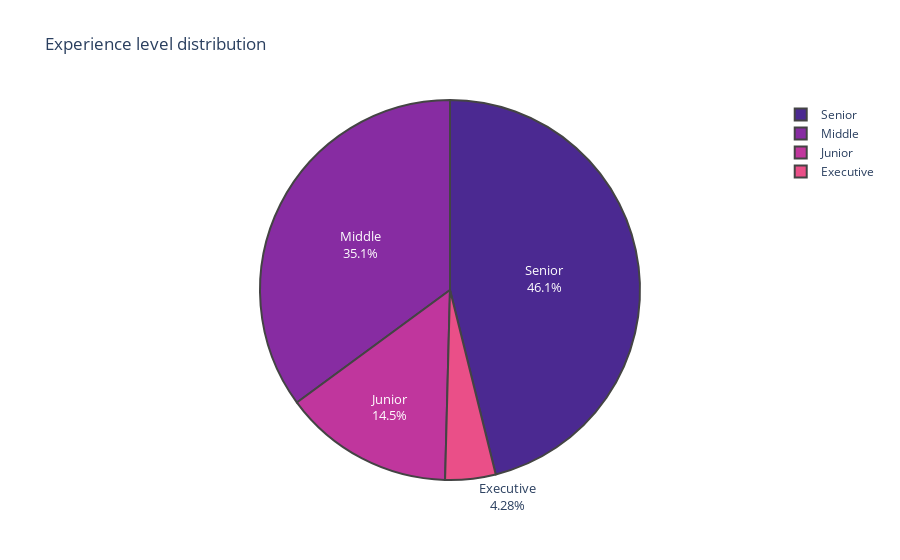

The notebook cell this image was saved under:
### Code cell
plt.figure(figsize= (6, 6))
fig=px.pie(values=counts.values,
          names=counts.index,
          color_discrete_sequence=px.colors.sequential.Agsunset,   # https://media.geeksforgeeks.org/wp-content/uploads/20220220154706/newplot.png
          title= 'Experience level distribution'
        #   ,template='plotly_dark'
          )
fig.update_traces(textinfo='label+percent', textfont_size=13
                   )

fig.data[0].marker.line.width = 2
# fig.data[0].marker.line.color='gray'
fig.show();

### Figure 1 — Plotly figure (JSON) as saved in the notebook; plotly's stock layout.template omitted (floating-point values rounded to 4 significant figures)
{"data": [{"domain": {"x": [0, 1], "y": [0, 1]}, "hovertemplate": "label=%{label}<br>value=%{value}<extra></extra>", "labels": ["Senior", "Middle", "Junior", "Executive"], "legendgroup": "", "marker": {"line": {"width": 2}}, "name": "", "showlegend": true, "textfont": {"size": 13}, "textinfo": "label+percent", "type": "pie", "values": [280, 213, 88, 26]}], "layout": {"legend": {"tracegroupgap": 0}, "piecolorway": ["rgb(75, 41, 145)", "rgb(135, 44, 162)", "rgb(192, 54, 157)", "rgb(234, 79, 136)", "rgb(250, 120, 118)", "rgb(246, 169, 122)", "rgb(237, 217, 163)"], "title": {"text": "Experience level distribution"}}}
